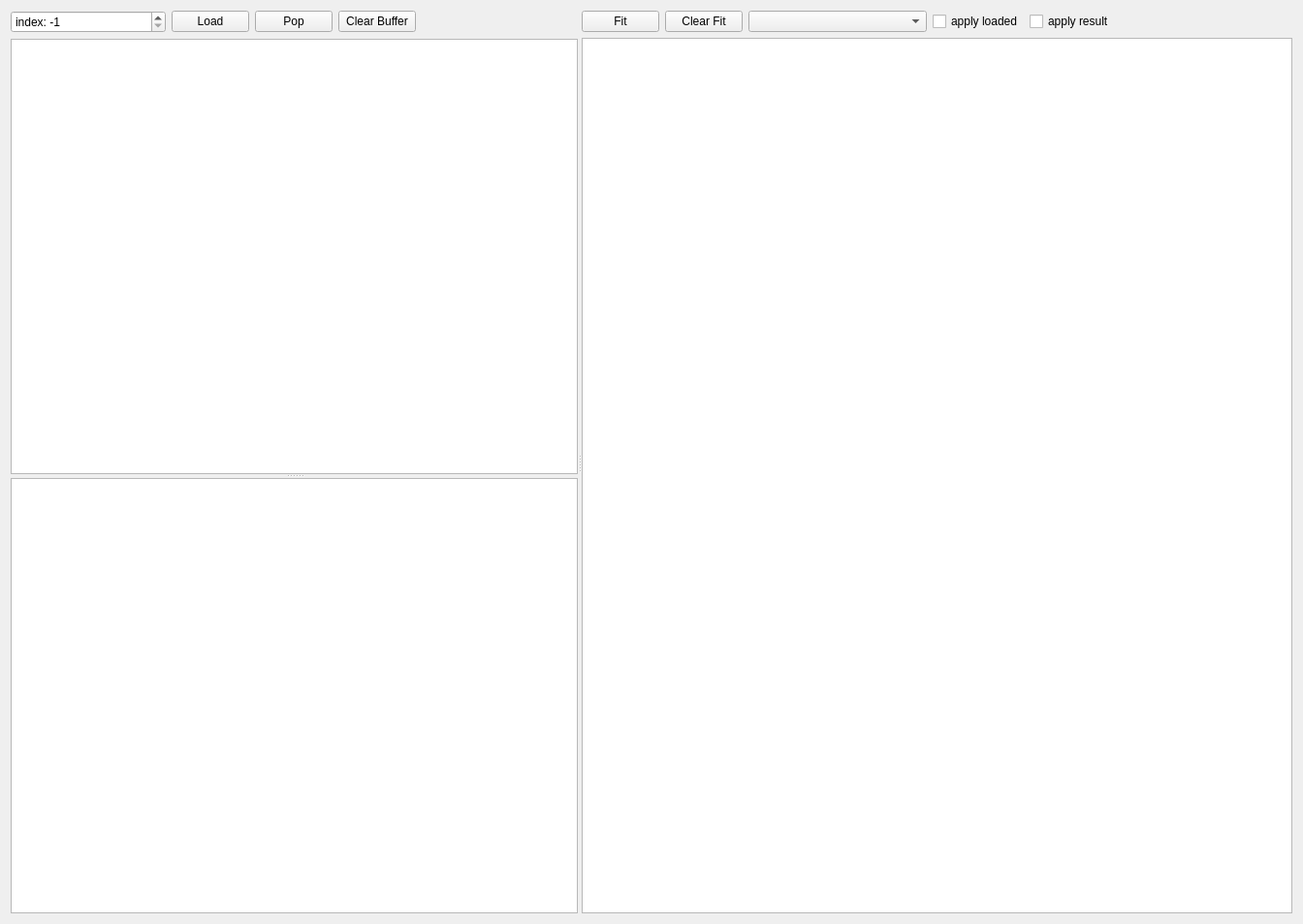
<?xml version="1.0" encoding="UTF-8"?>
<ui version="4.0">
 <class>FitWidget</class>
 <widget class="QWidget" name="FitWidget">
  <property name="geometry">
   <rect>
    <x>0</x>
    <y>0</y>
    <width>1344</width>
    <height>953</height>
   </rect>
  </property>
  <property name="windowTitle">
   <string>Form</string>
  </property>
  <layout class="QVBoxLayout" name="verticalLayout_3">
   <item>
    <widget class="QSplitter" name="splitter_2">
     <property name="orientation">
      <enum>Qt::Horizontal</enum>
     </property>
     <widget class="QWidget" name="verticalLayoutWidget">
      <layout class="QVBoxLayout" name="verticalLayout">
       <item>
        <layout class="QHBoxLayout" name="horizontalLayout">
         <item>
          <widget class="QSpinBox" name="indexBox">
           <property name="sizePolicy">
            <sizepolicy hsizetype="MinimumExpanding" vsizetype="Fixed">
             <horstretch>0</horstretch>
             <verstretch>0</verstretch>
            </sizepolicy>
           </property>
           <property name="minimumSize">
            <size>
             <width>0</width>
             <height>0</height>
            </size>
           </property>
           <property name="maximumSize">
            <size>
             <width>160</width>
             <height>16777215</height>
            </size>
           </property>
           <property name="baseSize">
            <size>
             <width>0</width>
             <height>0</height>
            </size>
           </property>
           <property name="prefix">
            <string>index: </string>
           </property>
           <property name="minimum">
            <number>-1</number>
           </property>
           <property name="maximum">
            <number>999</number>
           </property>
           <property name="value">
            <number>-1</number>
           </property>
          </widget>
         </item>
         <item>
          <widget class="QPushButton" name="loadButton">
           <property name="text">
            <string>Load</string>
           </property>
          </widget>
         </item>
         <item>
          <widget class="QPushButton" name="popbufButton">
           <property name="text">
            <string>Pop</string>
           </property>
          </widget>
         </item>
         <item>
          <widget class="QPushButton" name="clearbufButton">
           <property name="text">
            <string>Clear Buffer</string>
           </property>
          </widget>
         </item>
         <item>
          <spacer name="horizontalSpacer">
           <property name="orientation">
            <enum>Qt::Horizontal</enum>
           </property>
           <property name="sizeHint" stdset="0">
            <size>
             <width>40</width>
             <height>20</height>
            </size>
           </property>
          </spacer>
         </item>
        </layout>
       </item>
       <item>
        <widget class="QSplitter" name="splitter">
         <property name="orientation">
          <enum>Qt::Vertical</enum>
         </property>
         <widget class="QTableWidget" name="bufferTable"/>
         <widget class="QTextEdit" name="resultEdit">
          <property name="sizePolicy">
           <sizepolicy hsizetype="MinimumExpanding" vsizetype="Expanding">
            <horstretch>0</horstretch>
            <verstretch>0</verstretch>
           </sizepolicy>
          </property>
          <property name="readOnly">
           <bool>true</bool>
          </property>
         </widget>
        </widget>
       </item>
      </layout>
     </widget>
     <widget class="QWidget" name="layoutWidget">
      <layout class="QVBoxLayout" name="verticalLayout_2">
       <item>
        <layout class="QHBoxLayout" name="horizontalLayout_3">
         <item>
          <widget class="QPushButton" name="fitButton">
           <property name="text">
            <string>Fit</string>
           </property>
          </widget>
         </item>
         <item>
          <widget class="QPushButton" name="clearfitButton">
           <property name="text">
            <string>Clear Fit</string>
           </property>
          </widget>
         </item>
         <item>
          <widget class="QComboBox" name="labelBox">
           <property name="sizePolicy">
            <sizepolicy hsizetype="MinimumExpanding" vsizetype="Fixed">
             <horstretch>0</horstretch>
             <verstretch>0</verstretch>
            </sizepolicy>
           </property>
          </widget>
         </item>
         <item>
          <widget class="QCheckBox" name="applyloadBox">
           <property name="text">
            <string>apply loaded</string>
           </property>
           <property name="checked">
            <bool>false</bool>
           </property>
          </widget>
         </item>
         <item>
          <widget class="QCheckBox" name="applyresultBox">
           <property name="text">
            <string>apply result</string>
           </property>
           <property name="checked">
            <bool>false</bool>
           </property>
          </widget>
         </item>
         <item>
          <spacer name="horizontalSpacer_2">
           <property name="orientation">
            <enum>Qt::Horizontal</enum>
           </property>
           <property name="sizeHint" stdset="0">
            <size>
             <width>40</width>
             <height>20</height>
            </size>
           </property>
          </spacer>
         </item>
        </layout>
       </item>
       <item>
        <widget class="ParamTable" name="paramTable"/>
       </item>
      </layout>
     </widget>
    </widget>
   </item>
  </layout>
 </widget>
 <customwidgets>
  <customwidget>
   <class>ParamTable</class>
   <extends>QTableWidget</extends>
   <header>mahos.core.gui.param</header>
  </customwidget>
 </customwidgets>
 <tabstops>
  <tabstop>indexBox</tabstop>
  <tabstop>loadButton</tabstop>
  <tabstop>popbufButton</tabstop>
  <tabstop>clearbufButton</tabstop>
  <tabstop>fitButton</tabstop>
  <tabstop>clearfitButton</tabstop>
  <tabstop>labelBox</tabstop>
  <tabstop>applyloadBox</tabstop>
  <tabstop>applyresultBox</tabstop>
  <tabstop>bufferTable</tabstop>
  <tabstop>paramTable</tabstop>
  <tabstop>resultEdit</tabstop>
 </tabstops>
 <resources/>
 <connections/>
</ui>
